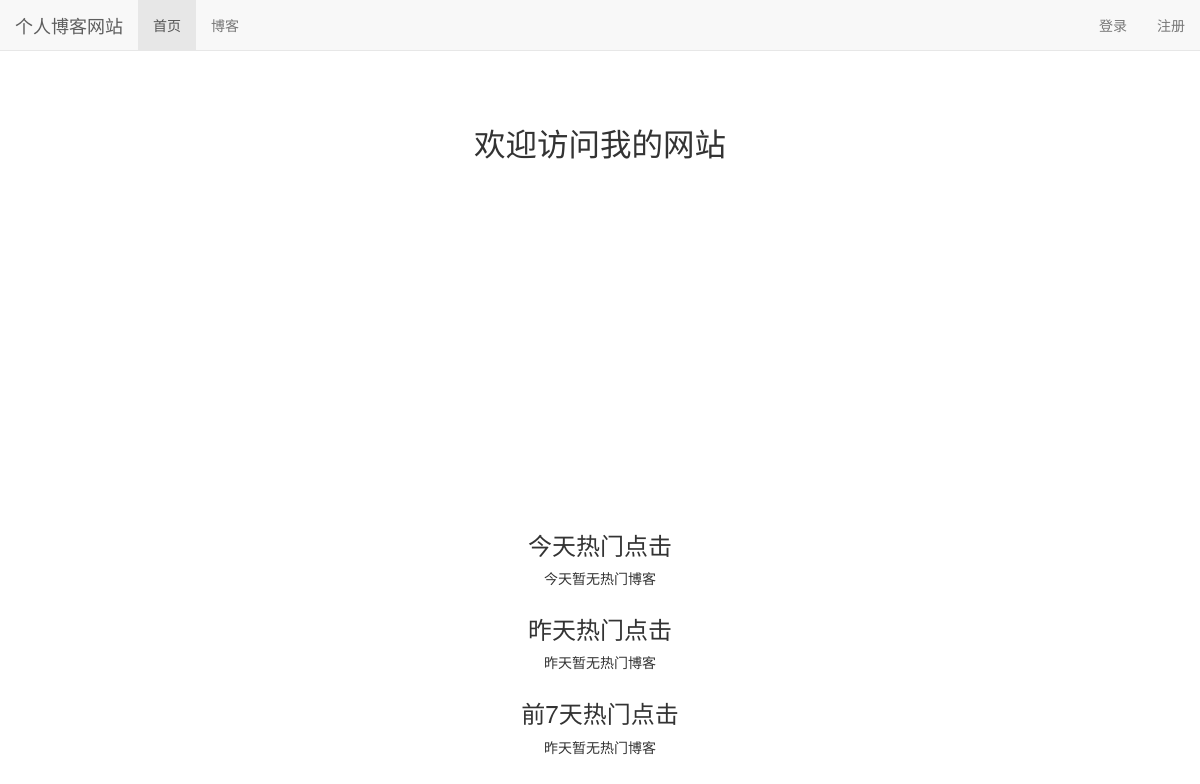
Before: / with the older database file.
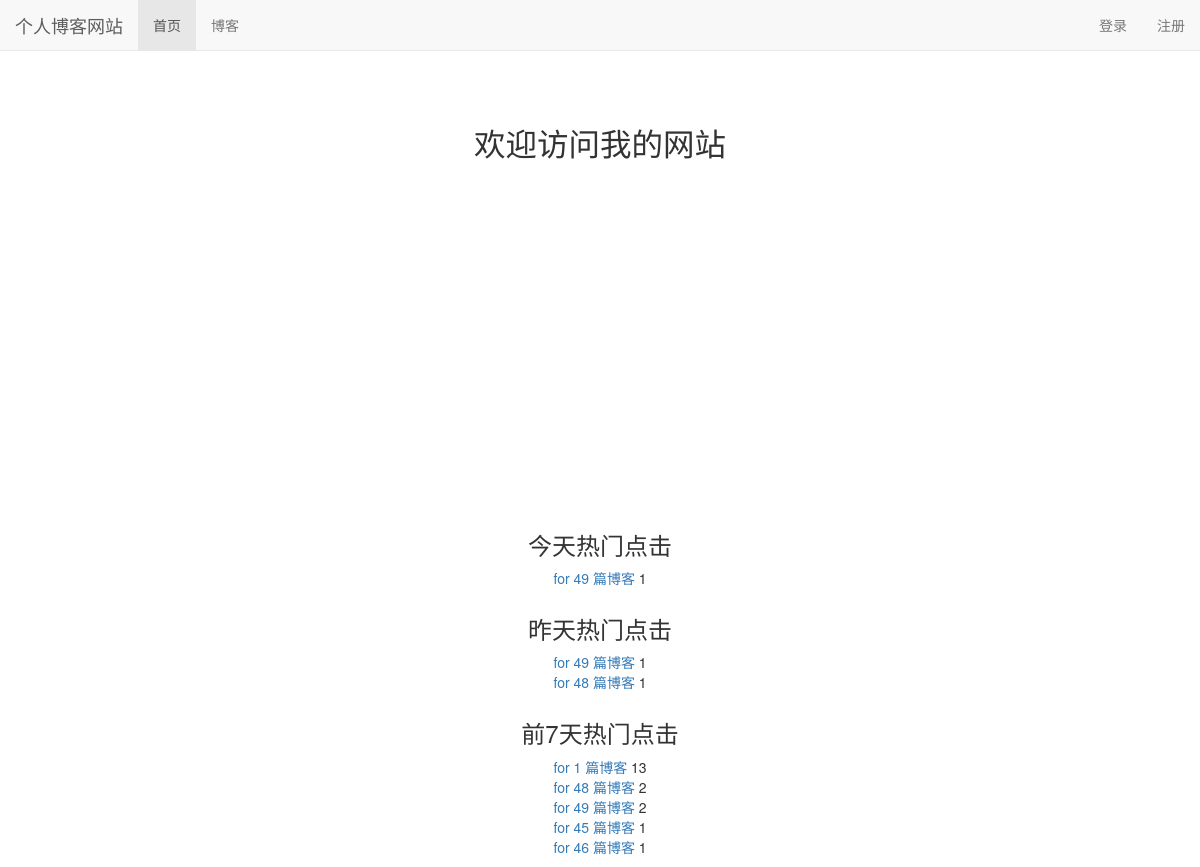
After: the same page with the newer database file.
### read_statistics/models.py (models this page shows)
class ReadDetail(models.Model):
    date = models.DateField(default=timezone.now)
    read_num = models.IntegerField(default=0)
    content_type = models.ForeignKey(ContentType,on_delete=models.CASCADE)
    object_id = models.PositiveIntegerField()
    content_object = GenericForeignKey('content_type','object_id')

### blog/models.py (models this page shows, shortened)
class Blog(models.Model,ReadNumExpandMethod):
    title = models.CharField(max_length=50)
    blog_type =models.ForeignKey(BlogType,on_delete=models.CASCADE)
    content = RichTextUploadingField()
    author = models.ForeignKey(User,on_delete=models.CASCADE)
    read_details = GenericRelation(ReadDetail)
    created_time = models.DateTimeField(auto_now_add=True)
    last_updated_time = models.DateTimeField(auto_now=True)
    class Meta:
        ordering=['-created_time']

### BlogProject/views.py (the view)
# urls.py: 2. Add a URL to urlpatterns:  path('', views.home, name='home')
def home(request):
    ct = ContentType.objects.get_for_model(Blog)
    dates,read_nums = get_seven_days_read_data(content_type=ct)
    today_hot_data =get_today_hot_data(content_type=ct)
    yesterday_hot_data =get_yesterday_hot_data(content_type=ct)
    hot_data_with_7_days=cache.get('hot_data_with_7_days')
    if hot_data_with_7_days is None:
        hot_data_with_7_days = get_7_days_hot_data()
        cache.set('hot_data_with_7_days',hot_data_with_7_days,3600)
    hot_data_with_7_days=get_7_days_hot_data()
    context ={
        'dates':dates,
        'read_nums':read_nums,
        'today_hot_data':today_hot_data,
        'yesterday_hot_data':yesterday_hot_data,
        'hot_data_with_7_days':hot_data_with_7_days
    }
    return render(request,'home.html',context=context)

### blog/utils.py (called while the page is built)
def get_seven_days_read_data(content_type):
    today = timezone.now().date()
    dates = []
    read_nums = []
    for i in range(7,0,-1):
        date = today - datetime.timedelta(days=i)
        dates.append(date.strftime('%m/%d'))
        read_details = ReadDetail.objects.filter(content_type=content_type,date=date)
        result = read_details.aggregate(read_num_sum = Sum('read_num'))
        read_nums.append(result['read_num_sum'] or 0)
    return dates,read_nums

def get_today_hot_data(content_type):
    today = timezone.now().date()
    read_details =ReadDetail.objects.filter(content_type=content_type,date=today).order_by('-read_num')
    return read_details[:7]

def get_yesterday_hot_data(content_type):
    today = timezone.now().date()
    yesterday = today -datetime.timedelta(days=1)
    read_details =ReadDetail.objects.filter(content_type=content_type,date=yesterday).order_by('-read_num')
    return read_details[:7]

def get_7_days_hot_data():
    today = timezone.now().date()
    date = today - datetime.timedelta(days=7)
    blogs = Blog.objects.filter(read_details__date__lt=today,read_details__date__gte=date) \
                        .values('id','title') \
                        .annotate(read_num_sum=Sum('read_details__read_num')) \
                        .order_by('-read_num_sum')
    return blogs

### templates/home.html (shortened to what this page needs)
{% extends 'base.html' %}
{% load static %}
{% block css %}
    <link rel="stylesheet" href="{% static 'home.css' %}">
{% endblock %}
{% block content %}
    <h3 class="home-content">欢迎访问我的网站</h3>
    <div id="container"></div>
    <div class="hot-data">
        <h3>今天热门点击</h3>
        <ul>
            {% for hot_data in today_hot_data %}
                <li>
                    <a href="{% url 'blog_detail' hot_data.content_object.pk %}">
                        {{ hot_data.content_object.title }}
                    </a>{{ hot_data.read_num }}
                </li>
            {% empty %}
                <li>今天暂无热门博客</li>
            {% endfor %}
        </ul>
    </div>
    <div class="hot-data">
        <h3>昨天热门点击</h3>
        <ul>
            {% for hot_data in yesterday_hot_data %}
                <li>
                    <a href="{% url 'blog_detail' hot_data.content_object.pk %}">
                        {{ hot_data.content_object.title }}
                    </a>{{ hot_data.read_num }}
                </li>
            {% empty %}
                <li>昨天暂无热门博客</li>
            {% endfor %}
        </ul>
    </div>
    <div class="hot-data">
        <h3>前7天热门点击</h3>
        <ul>
            {% for hot_blog in hot_data_with_7_days %}
                <li>
                    <a href="{% url 'blog_detail' hot_blog.id %}">
                        {{ hot_blog.title }}
                    </a>{{ hot_blog.read_num_sum }}
                </li>
            {% empty %}
                <li>昨天暂无热门博客</li>
            {% endfor %}
        </ul>
    </div>
{% endblock %}
{% block nav_home_active %}
    {{ 'active' }}
{% endblock %}

### templates/base.html (shortened to what this page needs)
{% load staticfiles %}
<html lang="zh-CN">
<head>
    <link rel="stylesheet" href="{% static 'base.css' %}">
    <link rel="stylesheet" href="{% static 'bootstrap-3.3.7-dist/css/bootstrap.min.css' %}">
    {% block css %}
    {% endblock %}
</head>
<body>
    <div class="navbar navbar-default navbar-fixed-top" role="navigation">
        <div class="container-fluid">
            <div class="navbar-header">
                <a class="navbar-brand" href="{% url 'home' %}">个人博客网站</a>
            </div>
            <div class="collapse navbar-collapse" id="navbar-collapse" >
                <ul class="nav navbar-nav">
                    <li class="{% block nav_home_active %}{% endblock %}"><a href="{% url 'home' %}">首页</a></li>
                    <li class="{% block nav_blog_active %}{% endblock %}"><a href="{% url 'blog_list' %}">博客</a></li>
                </ul>
                <ul class="nav navbar-nav navbar-right">
                    {% if not user.is_authenticated %}
                        <li><a href="{% url 'login' %}?from={{ request.get_full_path }}">
                            登录</a>
                        </li>
                        <li><a href="{% url 'register' %}?from={{ request.get_full_path }}">
                            注册</a>
                        </li>
                    {% endif %}
                </ul>
            </div>
        </div>
    </div>
{% block content %}
{% endblock %}
</body>
</html>

### static/base.css (style rules this page uses)
* { margin: 0; padding: 0; }
body { margin-top: 70px!important; }

### static/home.css (style rules this page uses)
h3.home-content { font-size: 225%; text-align: center; margin-top: 4em; margin-bottom: 2em; }
div#container { margin: 0 auto; height: 20em; min-width: 20em; max-height: 30em; }
div.hot-data { text-align: center; margin-top: 2em; }

Changed rows visible on the page:
added ReadDetail: content_object "for 49 篇博客", read_num "1", shown under "今天热门点击"
added ReadDetail: content_object "for 49 篇博客", read_num "1", shown under "昨天热门点击"
added ReadDetail: content_object "for 48 篇博客", read_num "1", shown under "昨天热门点击"
Other visible differences:
new list line: "for 1 篇博客 13"
new list line: "for 48 篇博客 2"
new list line: "for 49 篇博客 2"
new list line: "for 45 篇博客 1"
new list line: "for 46 篇博客 1"
text no longer shown: "今天暂无热门博客 昨天暂无热门博客 昨天暂无热门博客"
